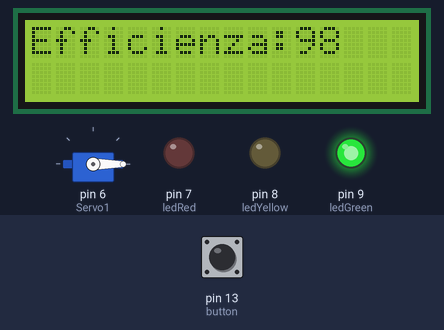
The sketch below on a simulated Arduino Uno, built with avr-gcc and run on an emulated ATmega328P. Parts: servo, 16×2 character LCD, output pins drawn as LEDs (lit = HIGH). The inputs (shaded band) are chosen by the test bench; at power-on: pin 13 (button) LOW.

Above: at 2.2 s.
2.3 s: pin 13 (button) pulled HIGH for 1.2 s
At 4.5 s:
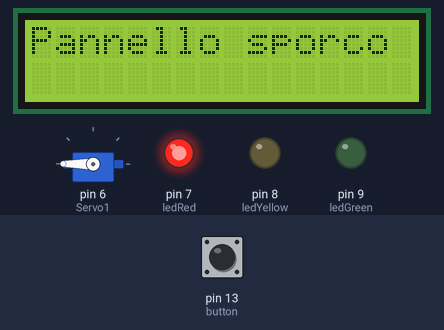
At 5.8 s:
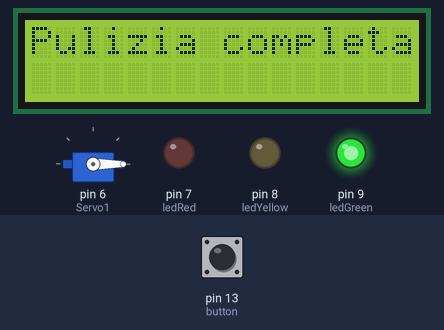
Timing chart, 0 to 16.6 s (numbered marks = the images above; inputs shaded):
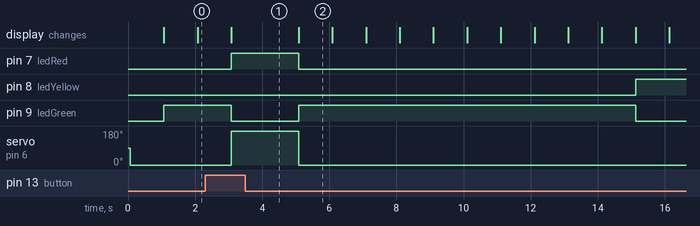

The sketch:

prototipe.ino
```cpp
#include <LiquidCrystal.h>
#include <Servo.h>
/*
Circuito:
 * pin RS collegato al pin digitale 12
 * pin E (Enable) collegato al pin digitale 11
 * pin D4 collegato al pin digitale 5
 * pin D5 collegato al pin digitale 4
 * pin D6 collegato al pin digitale 3
 * pin D7 collegato al pin digitale 2
 * pin R/W collegato al GND
 * pin 1 e pin 4 collegati a GND
 * pin 2 collegato a +Vcc
 * centrale del potenziometro/trimmer da 10 KOhm collegato al pin 3 del'LCD
 * pin SX potenziometro/trimmer collegato a +Vcc
 * pin DX potenziometro/trimmer collegato a GND
 * i pin SX e DX del potenziometro/trimmer possono essere interscambiati
*/


/*
   Viene creata l'istanza dell'oggetto LiquidCrystal chiamata lcd in cui
   sono indicati i pin dell'LCD collegati alle uscite digitali di Arduino
*/

// CIRCUIT ELEMENTS
LiquidCrystal lcd(12, 11, 5, 4, 3, 2);

Servo Servo1;

int ledRed = 7;
int ledYellow = 8;
int ledGreen = 9;

int button = 13;

// SYSTEM PARAMETERS
//eficiency
int EFICIENCY=100;

// TO BE SET FOR OPTIMAL DEMO
int WARNING_TRESHOLD=90;
int CRITICAL_TRESHOLD=80;

int buttonState=0;

// DISPLAY FUNCTIONS
// Clear display
void clearDisplay(){
  lcd.clear();
  lcd.setCursor(0,0);
}

// LOW EFICIENCY PROCEDURE
void startCleanUp(){
  // start cleanup process
  clearDisplay();
  lcd.print("Pannello sporco pulizia necessaria");
  digitalWrite(ledRed,HIGH);
  digitalWrite(ledGreen,LOW);
  digitalWrite(ledYellow,LOW);
  Servo1.write(180);
  delay(2000);
  // end cleanup process
  clearDisplay();
  lcd.print("Pulizia completata");
  Servo1.write(0);
  //digitalWrite(ledRed,LOW);
  //digitalWrite(ledGreen,LOW);
  //digitalWrite(ledYellow,LOW);
  EFICIENCY=100;

}

void setup() {
  // circuit setup
  pinMode(ledGreen,OUTPUT);
  pinMode(button,INPUT);
  pinMode(ledRed,OUTPUT);
  pinMode(ledYellow,OUTPUT);
  Servo1.attach (6);
  lcd.begin(16, 2);

  //reset leds
  digitalWrite(ledRed,LOW);
  digitalWrite(ledGreen,LOW);
  digitalWrite(ledYellow,LOW);

  // reset servo
  Servo1.write(0);

  // hello
  lcd.print("OSMOS");
  delay(1000);


}

void loop() {
  clearDisplay();
  EFICIENCY-=1;
  buttonState = digitalRead(button);
  if(buttonState == HIGH){
    startCleanUp();
  }
  if(EFICIENCY > WARNING_TRESHOLD){
    lcd.print("Efficienza:");
    lcd.print(EFICIENCY);
    digitalWrite(ledGreen,HIGH);
    digitalWrite(ledYellow,LOW);
    digitalWrite(ledRed,LOW);
  }
  if(EFICIENCY <= WARNING_TRESHOLD && EFICIENCY > CRITICAL_TRESHOLD ){
    lcd.print("Efficienza:");
    lcd.print(EFICIENCY);
    digitalWrite(ledRed,LOW);
    digitalWrite(ledGreen,LOW);
    digitalWrite(ledYellow,HIGH);
  }
  if(EFICIENCY <= CRITICAL_TRESHOLD){
    startCleanUp();
  }

  delay(1000);
}  
```

Measured:
- after the input at 2.3 s, pin 7 (ledRed): LOW → HIGH after 0.78 s, → LOW 2.0 s later; pin 8 (ledYellow): LOW → HIGH after 12.8 s instead of 7.8 s; pin 9 (ledGreen): HIGH → LOW after 0.78 s instead of 7.8 s; servo on pin 6 (Servo1): 0° → 180° after 0.78 s, → 0° 2.0 s later; the display: changes after 0.78 s (image 1)
- what the display in image 2 shows lasts 1.0 s, from 5.1 s to 6.1 s
